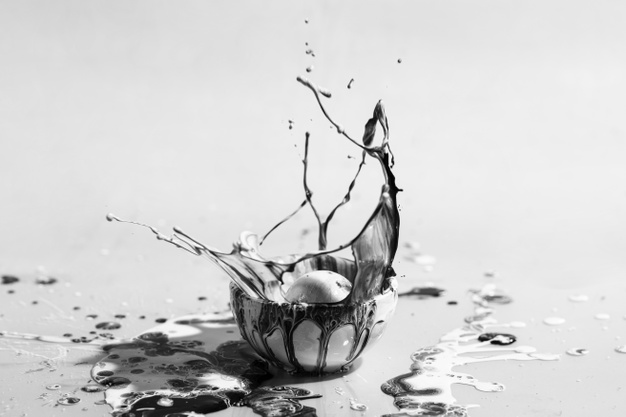
#> input picture courses/apcsp/image_processing/eigenfaces/cup.jpg, 626 x 417 px
$ jupyter execute --allow-errors Eigenfaces_PCA_original.ipynb
#> lines starting #> are read from the running program, lines starting #| are printed output that depends on the picture
# PCA Eigenfaces Lab

## Math Seminar

**You will:**
1. Build an eigenfaces basis from the **Yale Face Database** (real photos of 15 people).
2. Reconstruct a face using the top $r$ principal components.
3. Upload **your own face** and see it approximated as a linear combination of eigenfaces.
4. Reconstruct a **non‑face** (e.g., coffee) using the same face basis and compare.

> This follows the classic **eigenfaces** procedure: vectorize mean‑subtracted faces into a matrix $X$, compute SVD $X_c = U\Sigma V^T$, and use the eigenfaces (columns of $U$) for projection & reconstruction.

## Learning goals
- Explain why **centering** is required for PCA and form $X_c$.
- Compute PCA via **economy SVD** and interpret $U, \Sigma, V$.
- Use **eigenfaces** (columns of $U$) to project and reconstruct:
  $\hat{x} = \mu + U_r U_r^T (x - \mu)$.
- Analyze **variance explained** and **reconstruction error** vs. $r$.

## Background: From SVD Image Compression to Eigenfaces

In the previous SVD lab, you decomposed a **single image** $A \in \mathbb{R}^{m \times n}$ and discovered that keeping just the top $k$ singular values gives a great approximation:

$$A_k = U_k \Sigma_k V_k^T \approx A$$

That was **compressing one image**. This lab takes the same SVD idea in a completely different direction.

**New question:** What if we have a whole *collection* of face images? Can SVD reveal the shared patterns — the "building blocks" — that all faces have in common?

**The idea:**
1. Flatten each face image into a long vector (just list all pixels in a row).
2. Stack all face vectors as **columns** of a big data matrix $X$.
3. Center the data by subtracting the **mean face** $\mu$.
4. Compute the SVD of the centered matrix: $X_c = U \Sigma V^T$.

The columns of $U$ are now the **eigenfaces** — an orthonormal set of "basis faces" that capture the dominant patterns of variation (lighting, face shape, expression) across the whole dataset.

**Connection to the SVD lab:** In that lab, the singular values told you which rank-1 pieces of a single image matter most. Here, the singular values tell you which **face patterns** explain the most variation across all faces. Same math, different interpretation!

**Why center?** PCA finds directions of maximum *variance*. Without subtracting the mean, the first principal component just points toward the average face — not very informative. Centering ensures we discover how faces *differ* from the average.

[cell 1]
# %% [code] Setup
import numpy as np
import matplotlib.pyplot as plt
from math import ceil

from skimage import data, color, transform, io
from PIL import Image
import requests
from io import BytesIO

np.random.seed(0)
plt.rcParams['figure.figsize'] = (6,4)

def show_grid(images, titles=None, ncols=6, cmap='gray', vmin=0, vmax=1, suptitle=None):
    n = len(images)
    nrows = int(ceil(n / ncols))
    fig, axes = plt.subplots(nrows, ncols, figsize=(2*ncols, 2*nrows))
    axes = np.atleast_1d(axes).ravel()
    for i, ax in enumerate(axes):
        ax.axis('off')
        if i < n:
            ax.imshow(images[i], cmap=cmap, vmin=vmin, vmax=vmax)
            if titles is not None and i < len(titles):
                ax.set_title(titles[i], fontsize=8)
    if suptitle:
        fig.suptitle(suptitle)
    plt.tight_layout(); plt.show()


def to_gray01(img):
    if img.ndim == 3:
        img = color.rgb2gray(img)
    img = img.astype(float)
    if img.max() > 1:
        img = img/255.0
    return img

## 1) The Yale Face Database

The [Yale Face Database](https://vision.ucsd.edu/datasets/yale-face-database) contains **165 grayscale photographs** of **15 people**, each photographed under 11 different conditions (different lighting, expressions, and with/without glasses). This gives us a realistic set of face images to build our eigenfaces basis from.

We load all 165 images from the course GitHub repository and resize them to $128 \times 96$ pixels.

### Images as vectors

Each grayscale image is an $h \times w$ array of pixel intensities (values between 0 and 1). We **reshape** (flatten) each image into a column vector $x_i \in \mathbb{R}^d$ where $d = h \cdot w$. In this lab, $h = 128$ and $w = 96$, so each face becomes a vector in $\mathbb{R}^{12288}$.

We then stack all $n = 165$ face vectors as columns to form the **data matrix**:

$$X = \begin{bmatrix} | & | & & | \\ x_1 & x_2 & \cdots & x_{165} \\ | & | & & | \end{bmatrix} \in \mathbb{R}^{12288 \times 165}$$

Each column is one face. Each row corresponds to one pixel position across all faces.

[cell 2]
# %% [code] Load the Yale Face Database from GitHub
base_url = "https://raw.githubusercontent.com/LongBaoNguyen/longbaonguyen.github.io/master/courses/apcsp/datasets/yale_faces/"

subjects = [f"subject{i:02d}" for i in range(1, 16)]
expressions = ["centerlight", "glasses", "happy", "leftlight", "noglasses",
               "normal", "rightlight", "sad", "sleepy", "surprised", "wink"]

H, W = 128, 96

faces = []
labels = []
print("Loading Yale Face Database...")
#> (the rest of this cell did not finish here and is left out)

## 2) PCA via economy SVD

We compute the **mean face** $\mu = \frac{1}{n}\sum_{i=1}^n x_i$ and subtract it from every column:

$$X_c = X - \mu \mathbf{1}^T$$

Then we compute the **economy SVD** of the centered matrix:

$$X_c = U \Sigma V^T$$

where $U \in \mathbb{R}^{d \times n}$, $\Sigma \in \mathbb{R}^{n \times n}$, and $V^T \in \mathbb{R}^{n \times n}$.

**Interpreting the factors:**
- **Columns of $U$** (the **eigenfaces**): an orthonormal set of "basis faces" ordered by importance. They form an orthonormal basis for $\text{Col}(X_c)$.
- **$\Sigma$**: diagonal matrix of singular values $\sigma_1 \ge \sigma_2 \ge \cdots$. Larger $\sigma_k$ means the $k$-th eigenface captures more variance.
- **$V^T$**: the rows encode how much each training image "uses" each eigenface.
- **Variance explained** by the $k$-th component: $\frac{\sigma_k^2}{\sum_i \sigma_i^2}$.

#> (a cell that did not finish here is left out)

## 3) Reconstruction as orthogonal projection

This is the key connection to what you learned about **orthogonal projection**!

Let $W = \text{span}\{u_1, u_2, \ldots, u_r\}$ be the subspace spanned by the first $r$ eigenfaces. Since the columns of $U_r$ are orthonormal, the **orthogonal projection** of a centered vector $(x - \mu)$ onto $W$ is:

$$\text{proj}_W(x - \mu) = U_r U_r^T (x - \mu)$$

Recall from class: if $\{u_1, \ldots, u_r\}$ is an orthonormal basis for $W$, then

$$\text{proj}_W(v) = (u_1 \cdot v)\, u_1 + (u_2 \cdot v)\, u_2 + \cdots + (u_r \cdot v)\, u_r = U_r U_r^T v$$

The **reconstruction** adds back the mean:

$$\hat{x} = \mu + U_r U_r^T (x - \mu)$$

**In words:** we center the image, project it onto the "face subspace," and shift back.

The projection coefficients $a = U_r^T(x - \mu) \in \mathbb{R}^r$ tell us "how much" of each eigenface is present in the image. This is a **compact representation**: instead of storing $d = 12{,}288$ pixel values, we store only $r$ coefficients (plus the shared mean and basis).

[cell 4]
# %% [code] Reconstruction helper + demo

def reconstruct(img2d, U, mu, r):
    x = img2d.reshape(-1,1)
    a = U[:,:r].T @ (x-mu)
    xhat = mu + U[:,:r] @ a
    return np.clip(xhat.reshape(img2d.shape), 0, 1)

# Demo with a Yale face
#> (the rest of this cell did not finish here and is left out)

## 4) Upload YOUR face!

Now for the fun part. Upload a **photo of yourself** (or any face photo) and see how the eigenfaces approximate it.

The eigenfaces form an orthonormal basis for the "face subspace" $W$. When we project your face onto $W$:

$$\hat{x}_{\text{you}} = \mu + U_r U_r^T (x_{\text{you}} - \mu)$$

we get the **best approximation of your face** as a linear combination of eigenfaces. Since the Yale basis captures real human face variation, your reconstruction should look recognizable — especially as $r$ increases!

Upload your image file next to this notebook (or to the Colab file panel), then set `filename` below.

[cell 5]
# %% [code] Upload your face and reconstruct

# On Colab: pops up a file chooser dialog
# On local Jupyter: set filename to your image file
try:
    from google.colab import files
    print("Click 'Choose Files' to upload your photo:")
    uploaded = files.upload()
#> the answer given: cup.jpg
#> further down, img is the input picture: shape (417, 626, 3); min 0, max 255, mean 208.2
    filename = list(uploaded.keys())[0]
except ImportError:
    filename = 'selfie.jpg'   # <-- local Jupyter: change to your image file

#> (the rest of this cell did not finish here and is left out)

#> `img = transform.resize(img, (H, W), anti_aliasing=True)`:
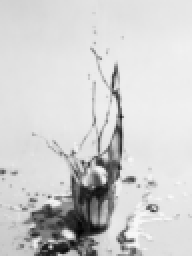
#> img: shape (128, 96) float64 (shown 2 times larger); min 0.0117, max 0.979, mean 0.817
    img = transform.resize(img, (H, W), anti_aliasing=True)
    max_r = U.shape[1]
    rs = [r for r in [5, 10, 25, 50, 100, 150] if r <= max_r]
    recons = [img] + [reconstruct(img, U, mu, r) for r in rs]
    show_grid(recons, titles=['Original']+[f'r={r}' for r in rs], ncols=4,
              suptitle=f'Approximating YOUR face with eigenfaces')
except FileNotFoundError:
    print(f"File '{filename}' not found. Upload your photo and re-run this cell.")

## 5) Cross‑domain reconstruction (coffee)

Here is where the **subspace** idea really shows its power (and limitations).

The eigenfaces span a subspace $W$ that was **learned from faces**. When we project a non-face image (like coffee) onto $W$, we get the **closest point in the face subspace** — the best approximation using only face-like patterns.

$$\hat{x}_{\text{coffee}} = \mu + \text{proj}_W(x_{\text{coffee}} - \mu)$$

Compare this to your face reconstruction above. The coffee image is far from the face subspace, so the error $\|x - \hat{x}\|$ stays large even as $r$ increases.

[cell 6]
# %% [code] Coffee reconstruction
coffee = transform.resize(to_gray01(data.coffee()), (H, W))
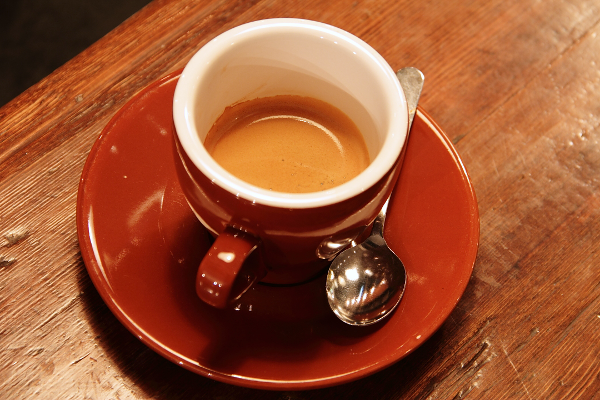
#> input picture skimage.data.coffee(), 600 x 400 px
#> in to_gray01 (call 2), `img = color.rgb2gray(img)`:
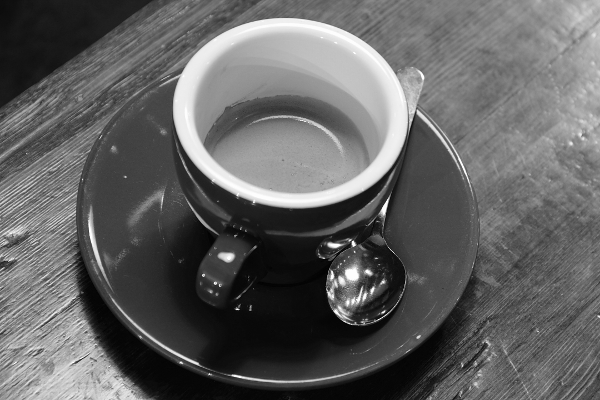
#> img: shape (400, 600) float64; min 0.000283, max 1, mean 0.387
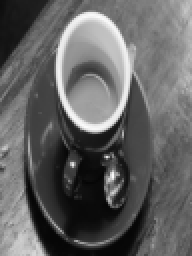
#> coffee: shape (128, 96) float64 (shown 2 times larger); min 0.0201, max 0.984, mean 0.387
#> (the rest of this cell did not finish here and is left out)

$ run again, on courses/apcsp/image_processing/flower.jpg
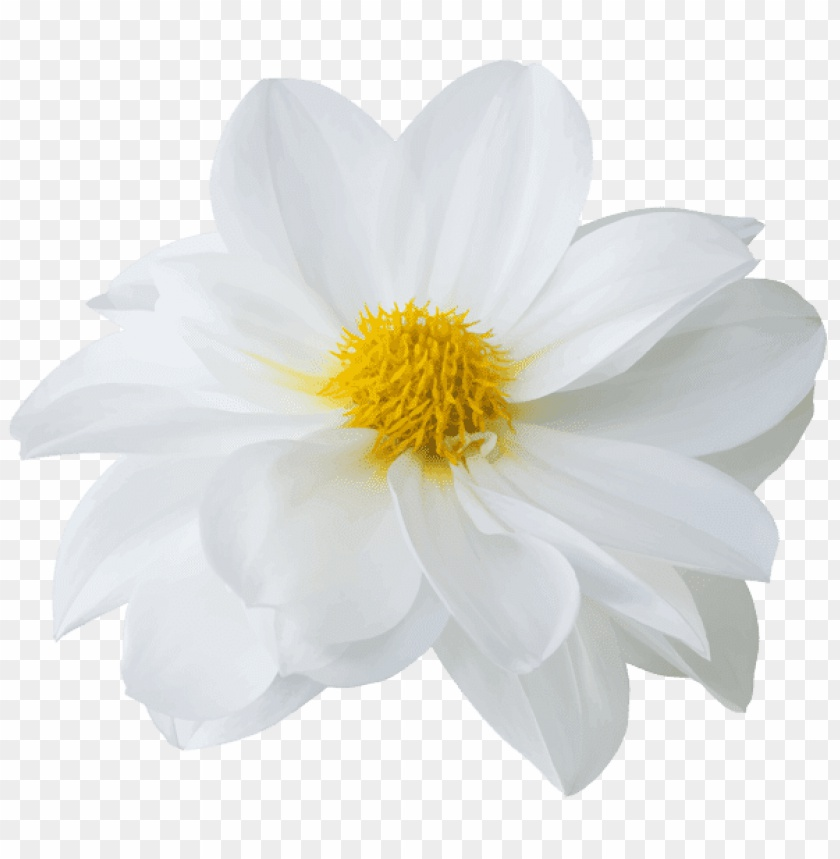
#> input picture courses/apcsp/image_processing/flower.jpg, 840 x 859 px, found by its file name
#> img is the input picture: shape (859, 840, 3); mean R, G, B 226.6, 227, 223.3
#> `img = transform.resize(img, (H, W), anti_aliasing=True)`:
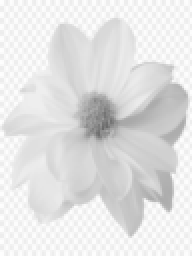
#> img: shape (128, 96) float64 (shown 2 times larger); min 0.418, max 0.997, mean 0.889
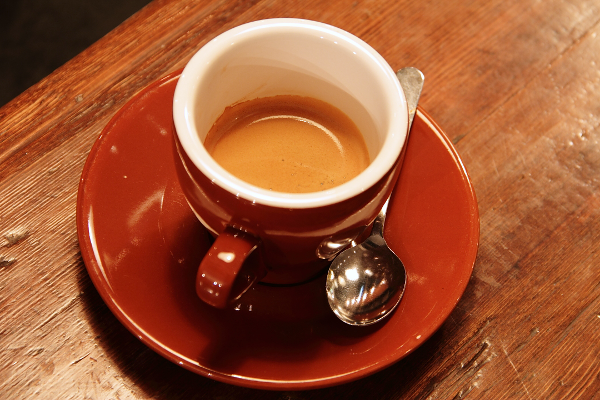
#> input picture skimage.data.coffee(), 600 x 400 px
